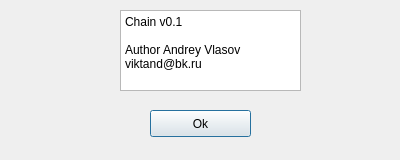
<?xml version="1.0" encoding="UTF-8"?>
<ui version="4.0">
 <class>About</class>
 <widget class="QDialog" name="About">
  <property name="geometry">
   <rect>
    <x>0</x>
    <y>0</y>
    <width>400</width>
    <height>160</height>
   </rect>
  </property>
  <property name="minimumSize">
   <size>
    <width>400</width>
    <height>160</height>
   </size>
  </property>
  <property name="maximumSize">
   <size>
    <width>400</width>
    <height>160</height>
   </size>
  </property>
  <property name="windowTitle">
   <string>About</string>
  </property>
  <widget class="QPlainTextEdit" name="plainTextEdit">
   <property name="geometry">
    <rect>
     <x>120</x>
     <y>10</y>
     <width>181</width>
     <height>81</height>
    </rect>
   </property>
   <property name="sizeAdjustPolicy">
    <enum>QAbstractScrollArea::AdjustToContentsOnFirstShow</enum>
   </property>
   <property name="readOnly">
    <bool>true</bool>
   </property>
   <property name="plainText">
    <string>Chain v0.1

Author Andrey Vlasov
viktand@bk.ru</string>
   </property>
  </widget>
  <widget class="QPushButton" name="pushButton">
   <property name="geometry">
    <rect>
     <x>150</x>
     <y>110</y>
     <width>101</width>
     <height>27</height>
    </rect>
   </property>
   <property name="text">
    <string>Ok</string>
   </property>
  </widget>
 </widget>
 <resources/>
 <connections/>
</ui>
